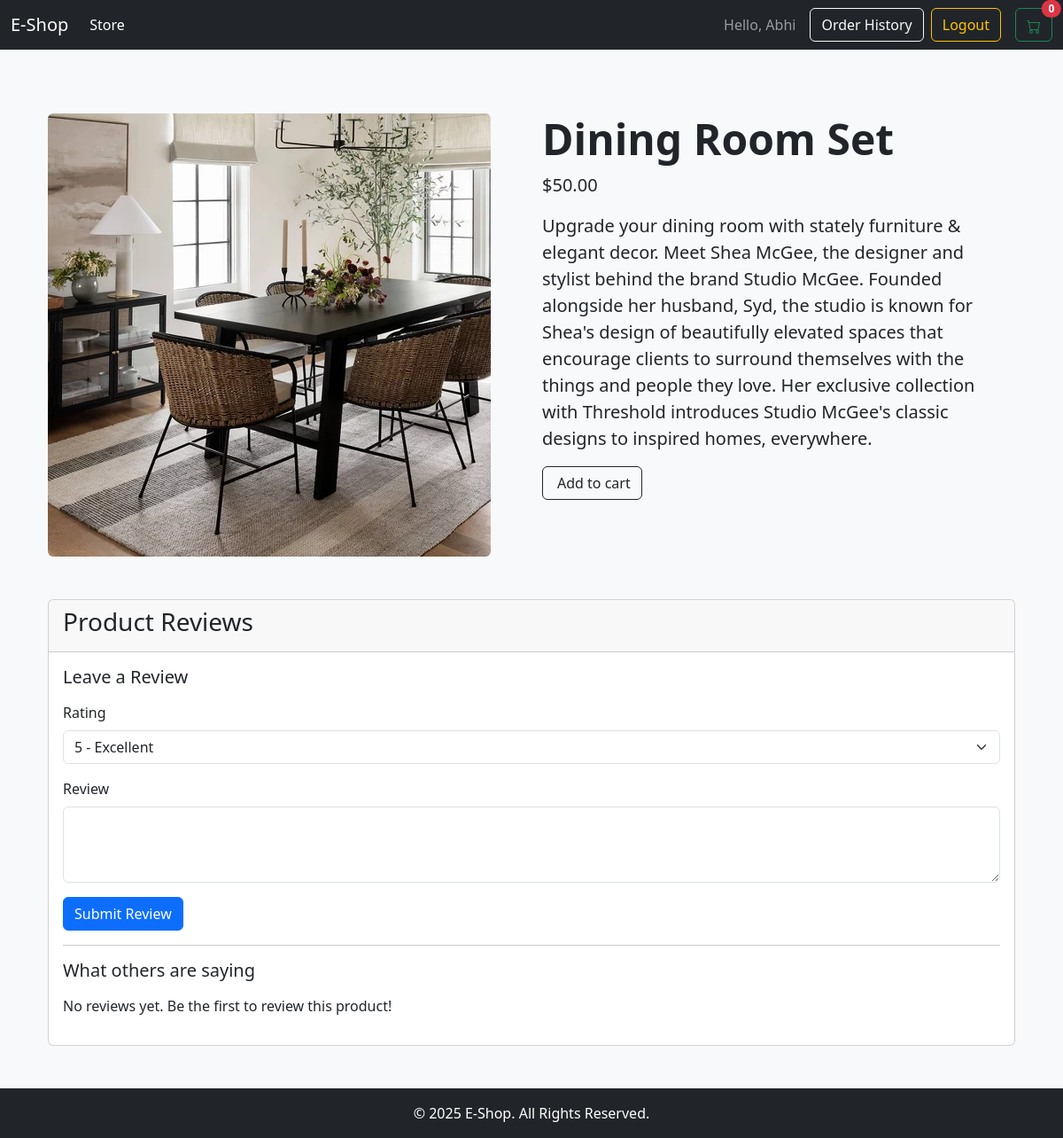
The page /product/1/ (signed in) on the database its author committed.
### store/models.py (models this page shows, shortened)
class Product(models.Model):
    name = models.CharField(max_length=200)
    description = models.TextField(null=True, blank=True)
    price = models.DecimalField(max_digits=7, decimal_places=2)
    category = models.ForeignKey(Category, on_delete=models.SET_NULL, null=True, blank=True)
    image = models.ImageField(null=True, blank=True)
    is_featured = models.BooleanField(default=False)
    @property
    def imageURL(self):
        try:
            url = self.image.url
        except:
            url = ''
        return url

### store/views.py (the view, shortened to what this page needs)
# urls.py: path('product/<int:pk>/', views.product_detail, name="product_detail"),
def product_detail(request, pk):
    data = cartData(request)
    cartItems = data['cartItems']
    product = get_object_or_404(Product, id=pk)
    reviews = product.reviews.all().order_by('-created_at')
    context = {'product': product, 'reviews': reviews, 'cartItems': cartItems}
    return render(request, 'store/product_detail.html', context)

### store/models.py (called while the page is built)
    @property
    def get_cart_items(self):
        orderitems = self.orderitem_set.all()
        total = sum([item.quantity for item in orderitems])
        return total

### store/utils.py (called while the page is built)
def cartData(request):
    if request.user.is_authenticated:
        customer, created = Customer.objects.get_or_create(user=request.user)
        if created:
            customer.name = request.user.username
            customer.email = request.user.email
            customer.save()
        order, created = Order.objects.get_or_create(customer=customer, status='Pending')
        items = order.orderitem_set.all()
        cartItems = order.get_cart_items
    else:
        items = []
        order = {'get_cart_total': 0, 'get_cart_items': 0}
        cartItems = 0
    return {'cartItems': cartItems, 'order': order, 'items': items}

### templates/store/product_detail.html (shortened to what this page needs)
{% extends 'base.html' %}
{% load static %}
{% block content %}
<div class="container my-5">
    <div class="row">
        <div class="col-md-6">
            <img class="img-fluid rounded" src="{{ product.imageURL }}" alt="{{ product.name }}">
        </div>
        <div class="col-md-6">
            <h1 class="display-5 fw-bolder">{{ product.name }}</h1>
            <div class="fs-5 mb-3">
                <span>${{ product.price|floatformat:2 }}</span>
            </div>
            <p class="lead">{{ product.description }}</p>
            <div class="d-flex">
                <button data-product="{{ product.id }}" data-action="add" class="btn btn-outline-dark flex-shrink-0 update-cart" type="button">
                    Add to cart
                </button>
            </div>
        </div>
    </div>
    <div class="row mt-5">
        <div class="col-12">
            <div class="card">
                <div class="card-header">
                    <h3>Product Reviews</h3>
                </div>
                <div class="card-body">
                    {% if user.is_authenticated %}
                    <h5 class="mb-3">Leave a Review</h5>
                    <form method="POST">
                        <div class="mb-3">
                            <label for="rating" class="form-label">Rating</label>
                            <select name="rating" id="rating" class="form-select" required>
                                <option value="5">5 - Excellent</option>
                            </select>
                        </div>
                        <div class="mb-3">
                            <label for="review_text" class="form-label">Review</label>
                            <textarea name="review_text" class="form-control" rows="3" required></textarea>
                        </div>
                        <button type="submit" class="btn btn-primary">Submit Review</button>
                    </form>
                    <hr>
                    {% else %}
                    <p><a href="{% url 'login' %}?next={{ request.path }}">Log in</a> to leave a review.</p>
                    <hr>
                    {% endif %}
                    <h5 class="mb-3">What others are saying</h5>
                    {% if reviews %}
                        {% for review in reviews %}
                        <div class="d-flex mb-3">
                            <div class="flex-shrink-0">
                                <div class="rounded-circle bg-secondary text-white d-flex align-items-center justify-content-center" style="width: 50px; height: 50px;">
                                    <span>{{ review.user.username.0|upper }}</span>
                                </div>
                            </div>
                            <div class="ms-3">
                                <div class="fw-bold">{{ review.user.username }}</div>
                                <div class="text-warning">
                                    {% for i in "x"|ljust:review.rating %}★{% endfor %}
                                    {% for i in "x"|ljust:review.rating|add:"-5"|cut:"-" %}☆{% endfor %}
                                </div>
                                {{ review.review_text }}
                                <div class="text-muted small mt-1">{{ review.created_at|date:"F d, Y" }}</div>
                            </div>
                        </div>
                        {% endfor %}
                    {% else %}
                    <p>No reviews yet. Be the first to review this product!</p>
                    {% endif %}
                </div>
            </div>
        </div>
    </div>
</div>
{% endblock content %}

### templates/base.html (shortened to what this page needs)
<!DOCTYPE html>
{% load static %}
<html lang="en">
<head>
    <link href="https://cdn.jsdelivr.net/npm/bootstrap@5.3.2/dist/css/bootstrap.min.css" rel="stylesheet">
    <link rel="stylesheet" href="{% static 'css/main.css' %}">
</head>
<body>
<div class="d-flex flex-column min-vh-100">
    <nav class="navbar navbar-expand-lg navbar-dark bg-dark">
        <div class="container-fluid">
            <a class="navbar-brand" href="{% url 'store' %}">E-Shop</a>
            <div class="collapse navbar-collapse" id="navbarSupportedContent">
                <ul class="navbar-nav me-auto mb-2 mb-lg-0">
                    <li class="nav-item">
                        <a class="nav-link active" aria-current="page" href="{% url 'store' %}">Store</a>
                    </li>
                </ul>
                <div class="d-flex align-items-center">
                    {% if user.is_authenticated %}
                        <span class="navbar-text me-3">Hello, {{ user.username }}</span>
                        <a href="{% url 'order_history' %}" class="btn btn-outline-light me-2">Order History</a>
                        <a href="{% url 'logout' %}" class="btn btn-outline-warning me-3">Logout</a>
                    {% else %}
                        <a href="{% url 'login' %}" class="btn btn-outline-light me-2">Login</a>
                        <a href="{% url 'register' %}" class="btn btn-warning me-3">Register</a>
                    {% endif %}
                    <a href="{% url 'cart' %}" class="btn btn-outline-success position-relative">
                        <span id="cart-total" class="position-absolute top-0 start-100 translate-middle badge rounded-pill bg-danger">
                            {{cartItems}}
                        </span>
                    </a>
                </div>
            </div>
        </div>
    </nav>
    <div class="container mt-4">
        {% block content %}
        {% endblock content %}
    </div>
    <footer class="bg-dark text-white text-center p-3 mt-auto">
        <p class="mb-0">© 2025 E-Shop. All Rights Reserved.</p>
    </footer>
    </div>
</body>
</html>

### static/css/main.css (style rules this page uses)
body { background-color: #f8f9fa; }

### rows shown on the page
Product: imageURL (picture), name "Dining Room Set", price "50.00", description "Upgrade your dining room with stately furniture & elegant decor. Meet Shea McGee, the designer and stylist behind the brand Studio McGee. Founded alongside her husband, Syd, the studio is known for Shea's design of beautifully elevated spaces that encourage clients to surround themselves with the things and people they love. Her exclusive collection with Threshold introduces Studio McGee's classic designs to inspired homes, everywhere."

### other values the page prints
{{ user.username }} "Abhi"
{{ cartItems }} "0"
